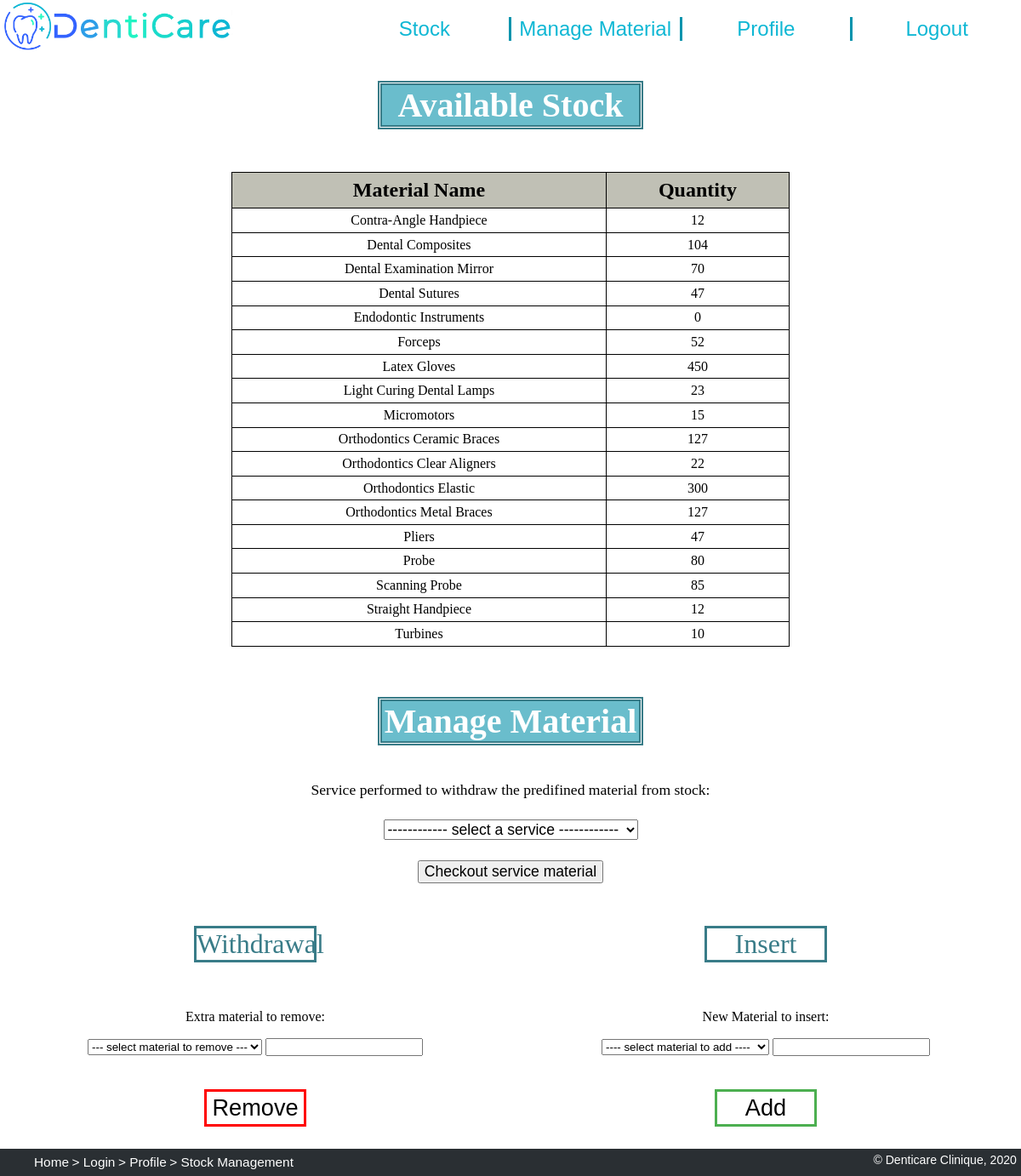
Before: /manage_material.php with the older database file.
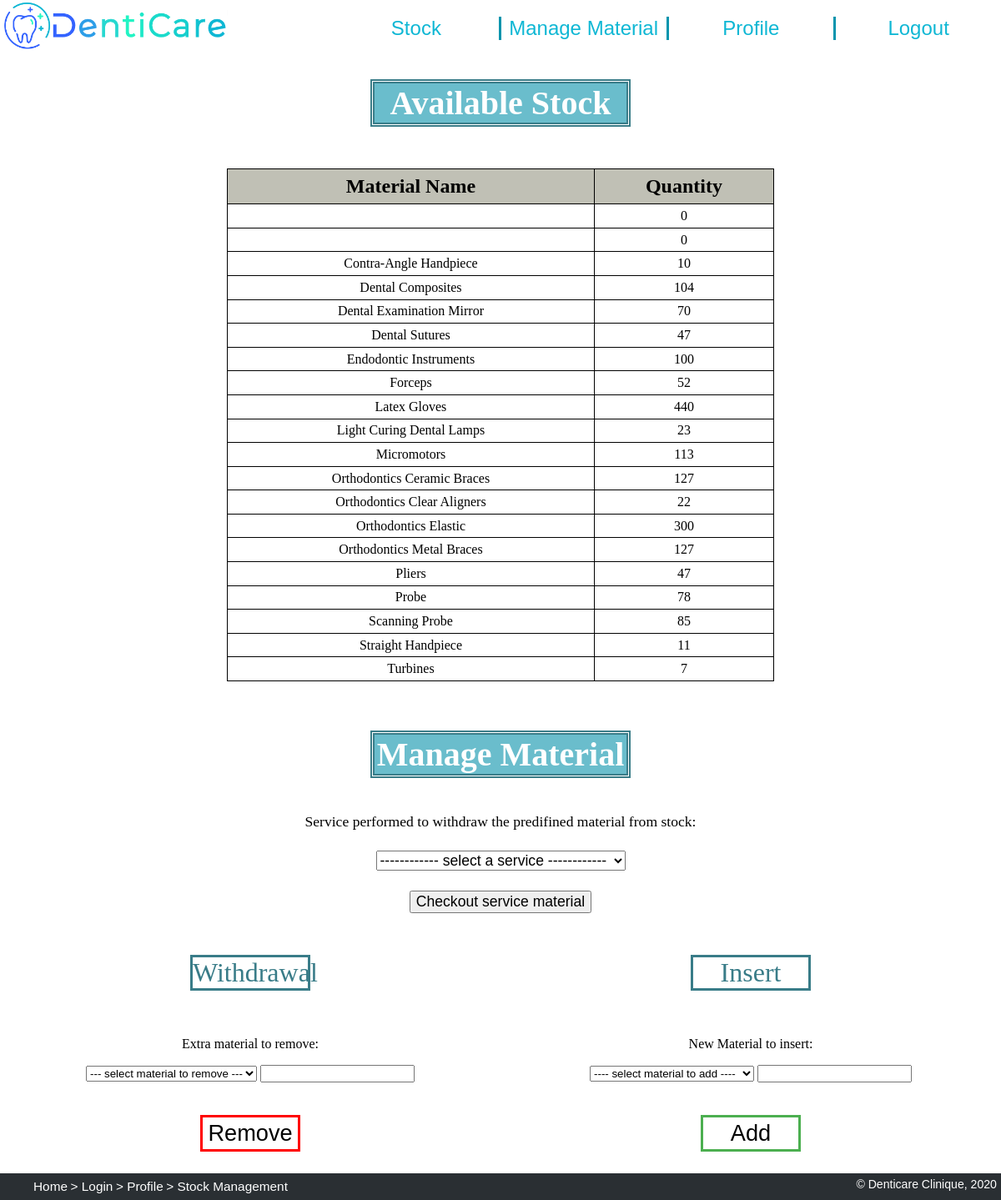
After: the same page with the newer database file.
### tables this page shows
CREATE TABLE material (
    name text PRIMARY KEY,
    quantity_in_stock integer NOT NULL CHECK(quantity_in_stock >= 0)
);

### manage_material.php (the view, shortened to what this page needs)
<?php
$dbh = new PDO('sqlite:sql/dentist_office.db');
$dbh->setAttribute(PDO::ATTR_DEFAULT_FETCH_MODE, PDO::FETCH_ASSOC);
$stmt = $dbh->prepare('SELECT * FROM material ORDER BY name');
$stmt->execute();
?>
<!DOCTYPE html>
<html lang="en">
<head>
    <link href="css/style.css" rel="stylesheet">
    <link href="css/priceTable.css" rel="stylesheet">
    <link href="css/material.css" rel="stylesheet">
    <link href="css/layout.css" rel="stylesheet">
</head>
<body>
    <header>
        <a href='index.php' title="Home">
            <img src="images/logo.png" alt="Dentist Clinic Logo">
        </a>
        <nav>
            <ul>
                <li><a href='manage_material.html' title="Stock"> Stock </a></li>
                <li><a href=#manage_title title="update_Stock"> Manage Material </a></li>
                <li><a href='dentalAuxiliary.php' title="Profile"> Profile </a></li>
                <li><a href='action_logout.php' title="Logout"> Logout </a></li>
            </ul>
        </nav>
    </header>
    <h1 id="stock"> Available Stock </h1>
    <table>
        <tr>
            <th scope="col"> Material Name </th>
            <th scope="col"> Quantity </th>
        </tr>
        <?php $mat_names = array();
        while ($row = $stmt->fetch()) {
            array_push($mat_names, $row['name']); ?>
            <tr>
                <td> <?php echo $row['name'] ?></td>
                <td> <?php echo $row['quantity_in_stock'] ?> </td>
            </tr>
        <?php } ?>
    </table>
    <h1 id="manage_title"> Manage Material </h1>
    <form action="/action_manage_material.php" id="service_applied" method="post">
        <label>Service performed to withdraw the predifined material from stock:</label><br>
        <select name="service" id="service_mat" value="Services">
            <option hidden disabled selected value>------------ select a service ------------ </option>
        </select>
        <input type="submit" value="Checkout service material">
    </form>
    <div id="management">
        <h2>Withdrawal</h2>
        <h2>Insert</h2>
        <form action="/action_manage_material.php" id="remove_from_stock" method="post">
            <p>Extra material to remove:</p>
            <select name="material_rem" id="xtra_mat">
                <option hidden disabled selected value> --- select material to remove --- </option>
            </select>
            <input type="number" name="qtty_rem" id="qty_remove" min="0">
        </form>
        <button type="submit" value="Remove" id="remove_mat" form="remove_from_stock">Remove</button>
        <form action="/action_manage_material.php" id="add_to_stock" method="post">
            <p>New Material to insert:</p>
            <select name="add_material" id="add_material">
                <option hidden disabled selected value> ---- select material to add ---- </option>
            </select>
            <input type="number" name="qtty_add" id="qty_add" min="0">
        </form>
        <button type="submit" value="Add" id="add_mat" form="add_to_stock">Add</button>
    </div>
    <footer>
        <ul class="breadcrumb">
            <li><a href="index.php">Home</a></li>
            <li><a href="login.php">Login</a></li>
            <li><a href="dentalAuxiliary.php">Profile</a></li>
            <li>Stock Management</li>
        </ul>
        <p>&copy; Denticare Clinique, 2020</p>
    </footer>
</body>
</html>

### css/style.css (style rules this page uses)
html { background: url(https://media.istockphoto.com/vectors/abstract-white-gray-background-with-clean-smooth-soft-wave-vector-vector-id915242162?k=6&m=915242162&s=170667a&w=0&h=4WM4DJV-ZH4vGMzR6MZ9FEHTHWEkW3EGcwXswC1MwlI=) no-repeat center center fixed; -webkit-background-size: cover; -moz-background-size: cover; -o-background-size: cover; background-size: cover; scroll-behavior: smooth; }
body>header { background-color: rgb(255, 255, 255); color: rgb(14, 183, 212); }
body>header img:first-child { height: 4em; }
body>header ul { height: auto; margin: 0; padding: 0; }
body>header li { background-color: white; text-align: center; list-style-type: none; font-family: Arial, Helvetica, sans-serif; font-size: 150%; border-right: 3px solid rgb(3, 148, 173); }
body>header li:last-child { border-right: 0px solid white; }
body>header a { color: rgb(14, 183, 212); text-decoration: none; }
#contacts p, li { font-family: Arial, Helvetica, sans-serif; text-align: center; }
footer { background-color: #2A2F33; color: white; width:100%; height: 100; font-size: 0.8em; font-family: Arial, Helvetica, sans-serif; }
footer p { margin:0; margin-right: 1%; margin-top:1%; text-align: right; font-size: 110%; }
footer p, ul { padding-bottom: 1%; }
footer>ul.breadcrumb { margin: 0; margin-top:1%; }
footer>ul.breadcrumb li { display: inline-block; font-size: 120%; }
footer>ul.breadcrumb li+li:before { content: " \003E \0020"; }
footer>ul.breadcrumb li a { color: white; text-decoration: none; }

### css/priceTable.css (style rules this page uses)
table { margin: 2em 17em; border-collapse: collapse; }
table tr:first-of-type { background-color: #c0c0b5; }
table th { font-size: 150%; border: 1px solid black; padding: 0.3em 0; }
table td { text-align: center; border: 1px solid black; padding: 0.3em 0; text-transform: capitalize; background-color: white; }

### css/material.css (style rules this page uses)
#stock, #manage_title { font-size: 250%; margin-left: 37%; margin-right: 37%; margin-bottom: 1.5%; text-align: center; background: rgba(96, 185, 201, 0.932); background-clip: content-box; color: white; border: 5px double rgb(57, 124, 136); }
#service_applied { display:flex; justify-content: center; flex-wrap: wrap; }
#service_applied > label { padding:2% 30%; font-size: 110%; }
#service_applied > select { margin:0 30%; font-size: 110%; }
#service_applied > input { margin:2% 30%; font-size: 110%; }
#management { display:grid; grid-template-columns:1fr 1fr; grid-template-rows: 1fr 1fr 1fr; }
#management > h2 { grid-row:1; font-size: 200%; font-weight: normal; padding: 0; margin-left: 38%; margin-right: 38%; text-align: center; background: rgba(255, 255, 255, 0); background-clip: content-box; color: rgb(57, 124, 136); border: 3px solid rgb(57, 124, 136); }
#remove_from_stock, #add_to_stock { place-self: center; grid-row:2; }
#remove_from_stock { grid-column : 1; }
#add_to_stock { grid-column : 2; }
#remove_from_stock>p, #add_to_stock>p { text-align: center; }
#remove_mat, #add_mat { border: none; width: 20%; height:45%; color: white; text-align: center; text-decoration: none; font-size: 170%; place-self: center; cursor: pointer; transition-duration: 0.4s; grid-row:3; }
#add_mat { background-color: white; color: black; border: 3px solid #4CAF50; grid-column : 2; }
#remove_mat { background-color: white; color: black; border: 3px solid red; grid-column : 1; }

### css/layout.css (style rules this page uses)
body { width: 100%; margin: 0; padding: 0; display: grid; grid-template-rows: [start] auto [first] auto [services] 10fr [end]; }
body>header { grid-row: start/first; }
body>header { display: grid; grid-template-columns: [logo] 1fr [menu] 2fr [end]; grid-template-rows: auto auto; }
header>nav { align-self: center; }
body>header img:first-child { grid-column: logo/menu; grid-row: 1; justify-self: left; }
body>header nav { grid-column: menu/end; grid-row: 1; }
body>header ul { display: flex; flex-direction: row; justify-content: center; }
body>header li { flex: 1; }
footer { display: grid; grid-template-rows: [start] auto [end]; }
footer>ul { grid-row: start/end; }
footer>p { grid-row: start/end; }

Changed rows visible on the page:
added material: quantity_in_stock "0"
changed material "Contra-Angle Handpiece": quantity_in_stock "12" → "10"
changed material "Endodontic Instruments": quantity_in_stock "0" → "100"
changed material "Latex Gloves": quantity_in_stock "450" → "440"
changed material "Micromotors": quantity_in_stock "15" → "113"
changed material "Probe": quantity_in_stock "80" → "78"
changed material "Straight Handpiece": quantity_in_stock "12" → "11"
changed material "Turbines": quantity_in_stock "10" → "7"
